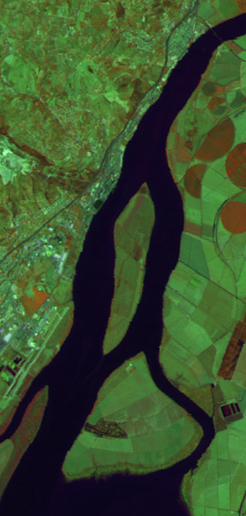
#> input picture PI_proj2/PI_proj2/lsat01.tif, 246 x 516 px
$ python ex1_1.py
#> lines starting #> are read from the running program, lines starting #| are printed output that depends on the picture; after the words box and inside, x2 and y2 are one past the last pixel; in counts of white or black regions, pixels touching at a corner belong together
# -*- coding: utf-8 -*-

"""
Nome: João Miguel Pinto Ferreira
nº aluno: 50214
curso: Engenharia Geoespacial
disciplina: Processamento Digital de Imagem
Projeto 2, exercicio 1.1
"""

import numpy as np
import matplotlib.pyplot as plt
from imageio import imread
from skimage.morphology import disk, square, rectangle, reconstruction, \
binary_erosion, binary_dilation, binary_opening, binary_closing, dilation, erosion
img=imread('lsat01.tif');
#> img is the input picture: shape (516, 246, 3); mean R, G, B 58.5, 81.4, 45
R=img[:,:,0]
G=img[:,:,1]
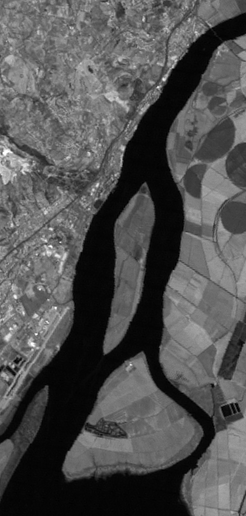
#> G: shape (516, 246); min 1, max 255, mean 81.4
B=img[:,:,2]
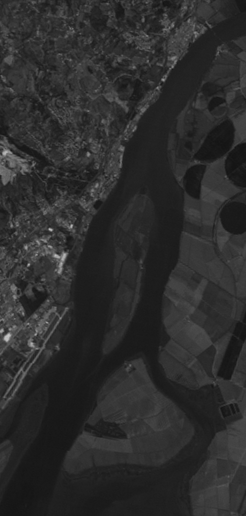
#> B: shape (516, 246); min 19, max 198, mean 45

#media das componentes rgb
I=(img[:,:,0].astype(float)+img[:,:,1].astype(float)+img[:,:,2].astype(float))/3
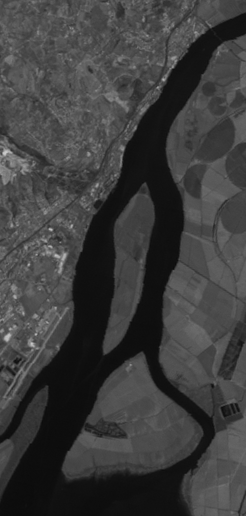
#> I: shape (516, 246) float64; min 11.67, max 202.7, mean 61.6

#após analise do histograma detetei que o valor de 27 é o valor anterior a um dos picos existentes
nova=I<27
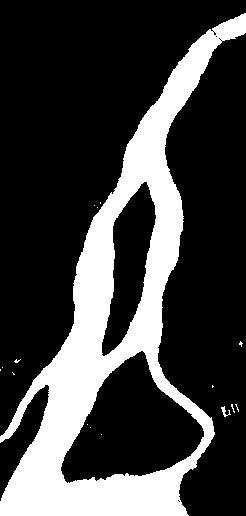
#> nova: shape (516, 246) bool; 25.2% white; 16 white regions (14 under 20 px), largest, box (x1, y1, x2, y2) and area: (0, 13, 246, 516) 31877, (221, 406, 231, 417) 41
#aplicou-se um kernel (5,5)
kernel1=rectangle(5,5)

#aplicou-se uma erosão
Er=binary_erosion(nova,kernel1)
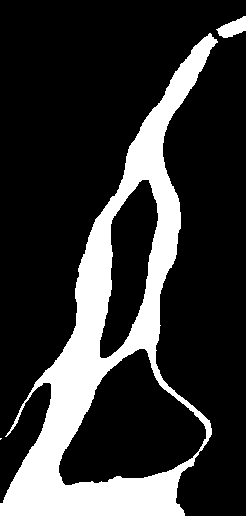
#> Er: shape (516, 246) bool; 20.7% white; 3 white regions (1 under 20 px), largest, box (x1, y1, x2, y2) and area: (0, 33, 218, 516) 25950, (216, 16, 246, 38) 379

#reconstrui-se o objeto através de uma reconstrução binária
def reconstrucao_bin(mask,marker):
    se=rectangle(3,3)
    ant=np.zeros(mask.shape)
    R=np.copy(marker)
    while np.array_equal(R,ant)==False:
        ant=R
        R=np.logical_and(binary_dilation(R,se),mask)
#> this loop made 6 passes
#> pass 2, in reconstrucao_bin, `R=np.logical_and(binary_dilation(R,se),mask)`:
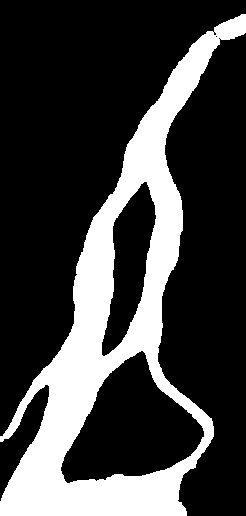
#> R: shape (516, 246) bool; 25% white; 1 white region, box (x1, y1, x2, y2) and area: (0, 14, 246, 516) 31773
#> after the loop: R: shape (516, 246) bool; 25.1% white; 1 white region, box (x1, y1, x2, y2) and area: (0, 13, 246, 516) 31877
    return R
#obtencao da imagem final
binaria=reconstrucao_bin(nova,Er)


h,r=np.histogram(R, bins=256, range=(0,256))
#> h = 256 values, max 6804 at index 13, min 0 at index 0, mean 495.8; r = 257 values from 0 to 256
plt.figure(figsize=(12,2))
plt.subplot(131);plt.plot(h,'g')
plt.title('Histograma')


plt.subplot(121),plt.imshow(img,'gray');plt.axis('off')
plt.title('original')

plt.subplot(122),plt.imshow(binaria,'gray');plt.axis('off')
plt.title('Binária leito do rio')
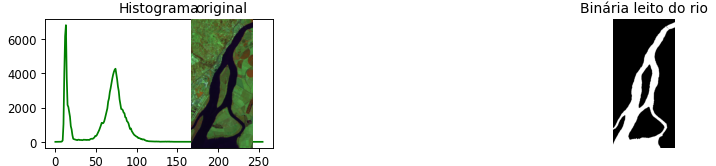
#> figure drawn by matplotlib, 3 panels; panel 1: curve peaks at x = 13, y = 6804
